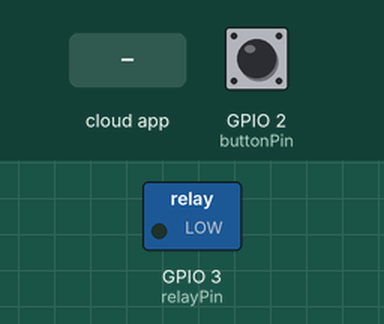
Bench run of a sketch on a simulated ESP8266 (NodeMCU). On the bench: switched loads named in the sketch (green lamp = pin HIGH). The inputs (shaded band) are chosen by the test bench; at power-on: GPIO 2 (buttonPin) HIGH. WiFi joins after 1.5 s; servers stay silent unless stated; no MQTT or app messages arrive unless stated; what the sketch prints to the serial monitor is not drawn.

Above: at 2.7 s.
2.8 s: the phone or cloud app sets relay to 1
At 3.3 s:
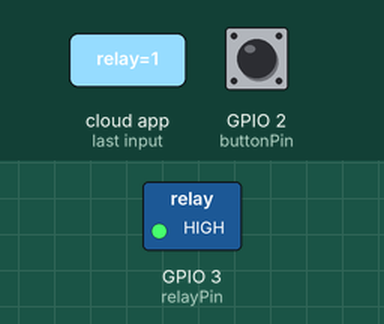
4.3 s: the phone or cloud app sets relay to 0
At 5.2 s:
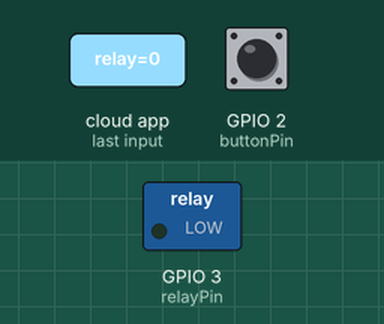
Timing chart, 0 to 7.3 s (numbered marks = the images above; inputs shaded):
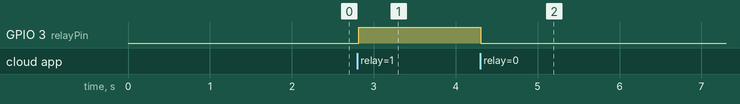

Measured:
- after the input at 2.8 s, GPIO 3 (relayPin): LOW → HIGH at once
- after the input at 4.3 s, GPIO 3 (relayPin): HIGH → LOW at once

The sketch:

single.ino
```cpp
#include <Adafruit_MQTT.h>
#include <Adafruit_MQTT_Client.h>
#include <ESP8266WiFi.h>

// Define your Wi-Fi credentials
const char* ssid = "YOUR_WIFI_SSID";
const char* password = "YOUR_WIFI_PASSWORD";

// Define your Adafruit IO credentials
#define AIO_SERVER      "io.adafruit.com"
#define AIO_SERVERPORT  1883
#define AIO_USERNAME    "YOUR_ADAFRUIT_IO_USERNAME"
#define AIO_KEY         "YOUR_ADAFRUIT_IO_KEY"

// Define the button pin
const int buttonPin = 2;

// Define the relay pin
const int relayPin = 3;

// Create an instance of the Adafruit IO MQTT client
WiFiClient client;
Adafruit_MQTT_Client mqtt(&client, AIO_SERVER, AIO_SERVERPORT, AIO_USERNAME, AIO_KEY);

// Create an instance of the Adafruit IO MQTT relay feed
Adafruit_MQTT_Subscribe relayFeed = Adafruit_MQTT_Subscribe(&mqtt, AIO_USERNAME "/feeds/relay");

char relayState[2] = {'0', '\0'}; // Relay state as a string

void setup() {
  // Initialize serial communication
  Serial.begin(115200);

  // Connect to Wi-Fi
  WiFi.begin(ssid, password);
  while (WiFi.status() != WL_CONNECTED) {
    delay(500);
    Serial.print(".");
  }
  Serial.print("Connected to ");
  Serial.println(ssid);
  Serial.println(WiFi.localIP());

  // Connect to Adafruit IO
  mqtt.connect();
  relayFeed.setCallback(relayCallback);
  mqtt.subscribe(&relayFeed);

  // Set button pin as input
  pinMode(buttonPin, INPUT_PULLUP);

  // Set relay pin as output
  pinMode(relayPin, OUTPUT);

  // Set the initial state of the relay
  digitalWrite(relayPin, LOW);
}

void loop() {
  // Check for incoming MQTT messages
  mqtt.processPackets(10000);

  // Check the state of the button
  int buttonState = digitalRead(buttonPin);

  // Publish button state to Adafruit IO
  if (buttonState == LOW) {
    publishState(1);
  } else {
    publishState(0);
  }
}

void relayCallback(char* data, uint16_t len) {
  // Create a temporary buffer to hold the MQTT message payload
  char temp[len + 1];
  strncpy(temp, data, len);
  temp[len] = '\0';

  // Update the relay state
  strncpy(relayState, temp, sizeof(relayState));

  if (relayState[0] == '1') {
    digitalWrite(relayPin, HIGH);
    Serial.println("Relay ON");
  } else {
    digitalWrite(relayPin, LOW);
    Serial.println("Relay OFF");
  }
}

void publishState(int state) {
  // Update the relay state as a string
  relayState[0] = state + '0';

  // Publish the message to Adafruit IO
  Adafruit_MQTT_Publish relayPublish = Adafruit_MQTT_Publish(&mqtt, AIO_USERNAME "/feeds/relay");
  if (relayPublish.publish(relayState)) {
    Serial.println("Published to Adafruit IO");
  } else {
    Serial.println("Publishing failed");
  }
}
```
